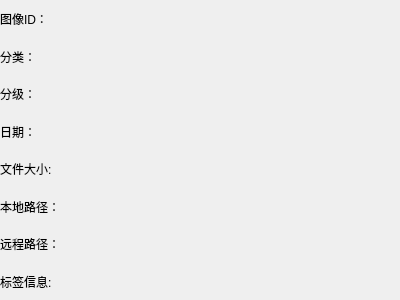
<?xml version="1.0" encoding="UTF-8"?>
<ui version="4.0">
 <class>Image_info</class>
 <widget class="QWidget" name="Image_info">
  <property name="geometry">
   <rect>
    <x>0</x>
    <y>0</y>
    <width>400</width>
    <height>300</height>
   </rect>
  </property>
  <property name="windowTitle">
   <string>Form</string>
  </property>
  <layout class="QVBoxLayout" name="verticalLayout" stretch="1,0">
   <property name="spacing">
    <number>0</number>
   </property>
   <property name="leftMargin">
    <number>0</number>
   </property>
   <property name="topMargin">
    <number>0</number>
   </property>
   <property name="rightMargin">
    <number>0</number>
   </property>
   <property name="bottomMargin">
    <number>0</number>
   </property>
   <item>
    <layout class="QGridLayout" name="gridLayout_info">
     <item row="5" column="1">
      <widget class="BodyLabel" name="label_local_path_value">
       <property name="styleSheet">
        <string notr="true">font: 12pt &quot;Microsoft YaHei UI&quot;;</string>
       </property>
       <property name="text">
        <string/>
       </property>
       <property name="textInteractionFlags">
        <set>Qt::TextInteractionFlag::TextSelectableByKeyboard|Qt::TextInteractionFlag::TextSelectableByMouse</set>
       </property>
      </widget>
     </item>
     <item row="2" column="1">
      <widget class="BodyLabel" name="label_purity_value">
       <property name="styleSheet">
        <string notr="true">font: 12pt &quot;Microsoft YaHei UI&quot;;</string>
       </property>
       <property name="text">
        <string/>
       </property>
       <property name="textInteractionFlags">
        <set>Qt::TextInteractionFlag::TextSelectableByKeyboard|Qt::TextInteractionFlag::TextSelectableByMouse</set>
       </property>
      </widget>
     </item>
     <item row="1" column="1">
      <widget class="BodyLabel" name="label_category_value">
       <property name="styleSheet">
        <string notr="true">font: 12pt &quot;Microsoft YaHei UI&quot;;</string>
       </property>
       <property name="text">
        <string/>
       </property>
       <property name="textInteractionFlags">
        <set>Qt::TextInteractionFlag::TextSelectableByKeyboard|Qt::TextInteractionFlag::TextSelectableByMouse</set>
       </property>
      </widget>
     </item>
     <item row="4" column="1">
      <widget class="BodyLabel" name="label_file_size_value">
       <property name="styleSheet">
        <string notr="true">font: 12pt &quot;Microsoft YaHei UI&quot;;</string>
       </property>
       <property name="text">
        <string/>
       </property>
       <property name="textInteractionFlags">
        <set>Qt::TextInteractionFlag::TextSelectableByKeyboard|Qt::TextInteractionFlag::TextSelectableByMouse</set>
       </property>
      </widget>
     </item>
     <item row="0" column="1">
      <widget class="BodyLabel" name="label_id_value">
       <property name="styleSheet">
        <string notr="true">font: 12pt &quot;Microsoft YaHei UI&quot;;</string>
       </property>
       <property name="text">
        <string/>
       </property>
       <property name="textInteractionFlags">
        <set>Qt::TextInteractionFlag::TextSelectableByKeyboard|Qt::TextInteractionFlag::TextSelectableByMouse</set>
       </property>
      </widget>
     </item>
     <item row="5" column="0">
      <widget class="BodyLabel" name="label_local_path">
       <property name="styleSheet">
        <string notr="true">font: 12pt &quot;Microsoft YaHei UI&quot;;</string>
       </property>
       <property name="text">
        <string>本地路径：</string>
       </property>
      </widget>
     </item>
     <item row="6" column="1">
      <widget class="BodyLabel" name="label_remote_path_value">
       <property name="styleSheet">
        <string notr="true">font: 12pt &quot;Microsoft YaHei UI&quot;;</string>
       </property>
       <property name="text">
        <string/>
       </property>
       <property name="textInteractionFlags">
        <set>Qt::TextInteractionFlag::TextSelectableByKeyboard|Qt::TextInteractionFlag::TextSelectableByMouse</set>
       </property>
      </widget>
     </item>
     <item row="1" column="0">
      <widget class="BodyLabel" name="label_category">
       <property name="styleSheet">
        <string notr="true">font: 12pt &quot;Microsoft YaHei UI&quot;;</string>
       </property>
       <property name="text">
        <string>分类：</string>
       </property>
      </widget>
     </item>
     <item row="3" column="1">
      <widget class="BodyLabel" name="label_data_value">
       <property name="styleSheet">
        <string notr="true">font: 12pt &quot;Microsoft YaHei UI&quot;;</string>
       </property>
       <property name="text">
        <string/>
       </property>
       <property name="textInteractionFlags">
        <set>Qt::TextInteractionFlag::TextSelectableByKeyboard|Qt::TextInteractionFlag::TextSelectableByMouse</set>
       </property>
      </widget>
     </item>
     <item row="4" column="0">
      <widget class="BodyLabel" name="label_file_size">
       <property name="styleSheet">
        <string notr="true">font: 12pt &quot;Microsoft YaHei UI&quot;;</string>
       </property>
       <property name="text">
        <string>文件大小:</string>
       </property>
      </widget>
     </item>
     <item row="0" column="0">
      <widget class="BodyLabel" name="label_id">
       <property name="styleSheet">
        <string notr="true">font: 12pt &quot;Microsoft YaHei UI&quot;;</string>
       </property>
       <property name="text">
        <string>图像ID：</string>
       </property>
      </widget>
     </item>
     <item row="0" column="2">
      <spacer name="horizontalSpacer_2">
       <property name="orientation">
        <enum>Qt::Orientation::Horizontal</enum>
       </property>
       <property name="sizeHint" stdset="0">
        <size>
         <width>40</width>
         <height>20</height>
        </size>
       </property>
      </spacer>
     </item>
     <item row="6" column="0">
      <widget class="BodyLabel" name="label_remote_path">
       <property name="styleSheet">
        <string notr="true">font: 12pt &quot;Microsoft YaHei UI&quot;;</string>
       </property>
       <property name="text">
        <string>远程路径：</string>
       </property>
      </widget>
     </item>
     <item row="3" column="0">
      <widget class="BodyLabel" name="label_data">
       <property name="styleSheet">
        <string notr="true">font: 12pt &quot;Microsoft YaHei UI&quot;;</string>
       </property>
       <property name="text">
        <string>日期：</string>
       </property>
      </widget>
     </item>
     <item row="2" column="0">
      <widget class="BodyLabel" name="label_purity">
       <property name="styleSheet">
        <string notr="true">font: 12pt &quot;Microsoft YaHei UI&quot;;</string>
       </property>
       <property name="text">
        <string>分级：</string>
       </property>
      </widget>
     </item>
     <item row="7" column="0">
      <widget class="BodyLabel" name="label_tags">
       <property name="styleSheet">
        <string notr="true">font: 12pt &quot;Microsoft YaHei UI&quot;;</string>
       </property>
       <property name="text">
        <string>标签信息:</string>
       </property>
      </widget>
     </item>
    </layout>
   </item>
   <item>
    <layout class="QGridLayout" name="gridLayout_tags"/>
   </item>
  </layout>
 </widget>
 <customwidgets>
  <customwidget>
   <class>BodyLabel</class>
   <extends>QLabel</extends>
   <header>qfluentwidgets.components.widgets</header>
  </customwidget>
 </customwidgets>
 <resources/>
 <connections/>
</ui>
